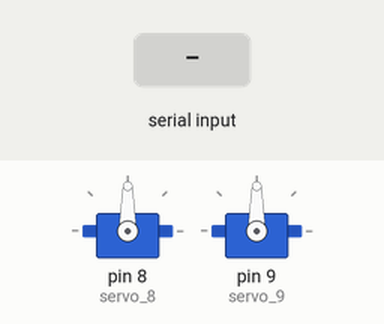
Bench run of a sketch on a simulated Arduino Uno, built with avr-gcc and run on an emulated ATmega328P. On the bench: 2 × servo. The test bench sets the inputs (shaded band).

Above: at 1.2 s.
1.3 s: "30,150\n" received over Serial
At 1.45 s:
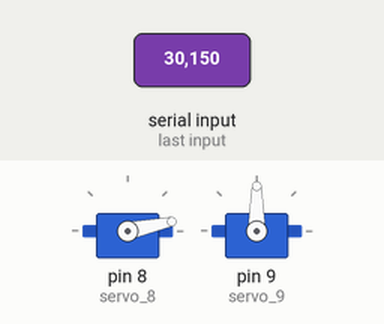
4.3 s: "2\n" received over Serial
At 4.3 s:
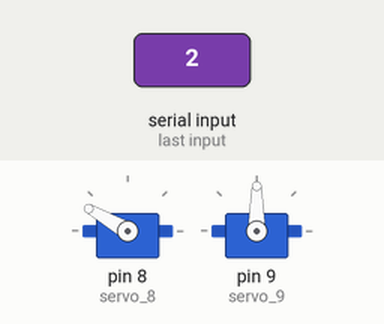
7.3 s: "1\n" received over Serial
At 12.2 s:
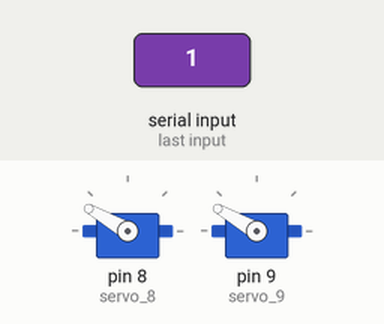
12.5 s: "200\n" received over Serial
Timing chart, 0 to 16.5 s (numbered marks = the images above; inputs shaded):
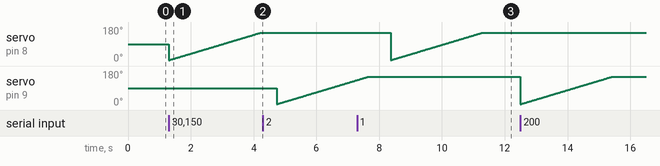

The sketch:

moveServo.ino
```cpp
#include <Servo.h>

int pos = 5;
int pos1 = 5;
Servo servo_8;
Servo servo_9;

void setup() {
    Serial.begin(9600);
    servo_8.attach(8, 500, 2500);
    servo_9.attach(9, 500, 2500);
}

// loop code
void loop() {
    if (Serial.available()) {
        char incomingChar = Serial.read();  // Read one character
        int signal = incomingChar - '0';    // Convert '1' (ASCII) -> 1 (int)

        if (signal == 1) { // Biodegradable
            for (pos1 = 5; pos1 <= 150; pos1++) {
                servo_8.write(pos1);
                delay(20);
            }
            for (pos1 = 5; pos1 >= 150; pos1--) {
                servo_8.write(pos1);
                delay(20);
            }
            delay(500);

        } else if (signal == 2) { // Non-Biodegradable
            for (pos = 5; pos <= 150; pos++) {
                servo_9.write(pos);
                delay(20);
            }
            for (pos = 5; pos >= 150; pos--) {
                servo_9.write(pos);
                delay(20);
            }
            delay(700);
        }
    }
}
```
